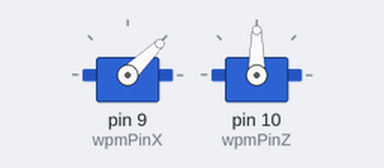
This sketch was run on a simulated Arduino Uno, built with avr-gcc and run on an emulated ATmega328P. Parts: 2 × servo.

Above: at 0.1 s.
At 1.1 s:
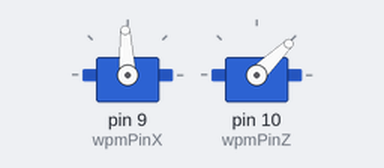
At 2.1 s:
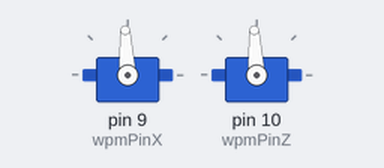
Timing chart, 0 to 3.6 s (numbered marks = the images above):
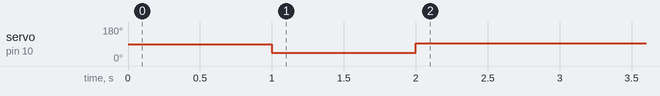

The sketch:

adjust_servos.ino
```cpp
/*
 Manually adjust the servos.

 Yaguang Zhang, Purdue University, 2020/01/31
*/

#include <Servo.h>

// The PWM range for the continuous servos.
#define MAX_PWM 2000
#define MID_PWM 1500
#define MIN_PWM 1000

// X axis - Tilt (changing elevation); Z axis - Pan (changing azimuth).
int wpmPinX = 9, wpmPinZ = 10;
Servo servoX, servoZ;

// We will set the PWM signals for the specified time periods and then return
// them to MID_PWM.
int wpmToSetX = MIN_PWM, wpmEffTimeMsX = 1000,
    wpmToSetZ = MIN_PWM, wpmEffTimeMsZ = 1000;

void setup() {
  servoX.attach(wpmPinX);
  servoZ.attach(wpmPinZ);

  servoX.writeMicroseconds(wpmToSetX);
  delay(wpmEffTimeMsX);
  servoX.writeMicroseconds(MID_PWM);

  servoZ.writeMicroseconds(wpmToSetZ);
  delay(wpmEffTimeMsZ);
  servoZ.writeMicroseconds(MID_PWM);
}

void loop() {
  // Nothing to do here.
}
```

Measured:
- by itself, servo on pin 10 (wpmPinZ): 90° → 44° at 1.0 s, → 93° 1.0 s later
